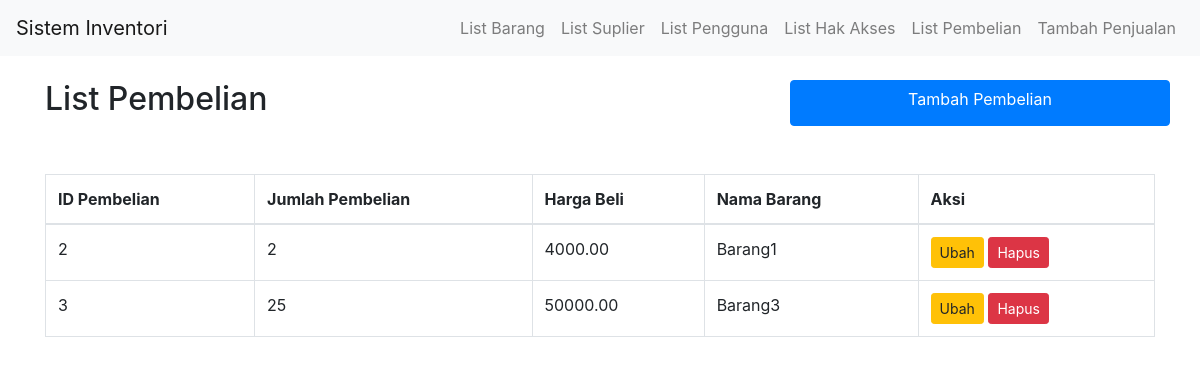
The app's page /list_pembelian.php with its own data.
### tables this page shows
CREATE TABLE `pembelian` (
  `idpembelian` int(11) NOT NULL,
  `jumlahpembelian` int(11) DEFAULT NULL,
  `hargabeli` decimal(10,2) DEFAULT NULL,
  `idbarang` int(11) DEFAULT NULL,
  `idpengguna` int(11) DEFAULT NULL
);

CREATE TABLE `barang` (
  `idbarang` int(11) NOT NULL,
  `namabarang` varchar(255) DEFAULT NULL,
  `satuan` varchar(50) DEFAULT NULL,
  `idsuplier` int(11) DEFAULT NULL,
  `idpengguna` int(11) DEFAULT NULL
);

### controller/PembelianController.php (called while the page is built, shortened)
<?php
include_once 'class/Pembelian.php';
class PembelianController
{
    private $pembelian;
    public function __construct($conn)
    {
        $this->pembelian = new Pembelian($conn);
    }
    public function ambilSemuaPembelian()
    {
        return $this->pembelian->ambilSemuaPembelian();
    }
}

### class/Pembelian.php (called while the page is built, shortened)
<?php
class Pembelian
{
    private $conn;
    public function __construct($conn)
    {
        $this->conn = $conn;
    }
    public function ambilSemuaPembelian()
    {
        $sql = "SELECT pembelian.*, barang.namabarang FROM pembelian
                LEFT JOIN barang ON pembelian.idbarang = barang.idbarang";
        return $this->conn->query($sql);
    }
}

### list_pembelian.php (the view, shortened to what this page needs)
<?php
include 'controller/PembelianController.php';
include 'koneksi.php';
$pembelianController = new PembelianController($conn);
$pembelian = $pembelianController->ambilSemuaPembelian();
?>
<!DOCTYPE html>
<html lang="en">
<head>
    <link rel="stylesheet" href="https://stackpath.bootstrapcdn.com/bootstrap/4.3.1/css/bootstrap.min.css">
</head>
<body>
    <nav class="navbar navbar-expand-lg navbar-light bg-light">
        <a class="navbar-brand" href="index.php">Sistem Inventori</a>
        <div class="collapse navbar-collapse" id="navbarNav">
            <ul class="navbar-nav ml-auto">
                <li class="nav-item">
                    <a class="nav-link" href="list_barang.php">List Barang</a>
                </li>
                <li class="nav-item">
                    <a class="nav-link" href="list_suplier.php">List Suplier</a>
                </li>
                <li class="nav-item">
                    <a class="nav-link" href="pengguna.php">List Pengguna</a>
                </li>
                <li class="nav-item">
                    <a class="nav-link" href="hakakses.php">List Hak Akses</a>
                </li>
                <li class="nav-item">
                    <a class="nav-link" href="list_pembelian.php">List Pembelian</a>
                </li>
                <li class="nav-item">
                    <a class="nav-link" href="tambah_penjualan.php">Tambah Penjualan</a>
                </li>
            </ul>
        </div>
    </nav>
    <div class="container mt-4">
        <div class="row mb-5">
            <h2 class="col">List Pembelian</h2>
            <a href="tambah_pembelian.php" class="btn btn-primary col-md-4" name="tambah">Tambah Pembelian</a>
        </div>
        <table class="table table-bordered">
            <thead>
                <tr>
                    <th>ID Pembelian</th>
                    <th>Jumlah Pembelian</th>
                    <th>Harga Beli</th>
                    <th>Nama Barang</th>
                    <th>Aksi</th>
                </tr>
            </thead>
            <tbody>
                <?php
                while ($row = $pembelian->fetch_assoc()) {
                    echo "<tr>";
                    echo "<td>" . $row['idpembelian'] . "</td>";
                    echo "<td>" . $row['jumlahpembelian'] . "</td>";
                    echo "<td>" . $row['hargabeli'] . "</td>";
                    echo "<td>" . $row['namabarang'] . "</td>";
                    echo "<td>
                        <a href='update_pembelian.php?idpembelian=" . $row['idpembelian'] . "' class='btn btn-warning btn-sm'>Ubah</a>
                        <form method='post' action='" . htmlspecialchars($_SERVER["PHP_SELF"]) . "' style='display: inline-block;'>
                            <input type='hidden' name='idpembelian' value='" . $row['idpembelian'] . "'>
                            <button type='submit' class='btn btn-danger btn-sm' name='hapus' onclick=\"return confirm('Anda yakin ingin menghapus pembelian ini?');\">Hapus</button>
                        </form>
                      </td>";
                    echo "</tr>";
                }
                ?>
            </tbody>
        </table>
    </div>
</body>
</html>

### records on screen
pembelian: idpembelian "2", jumlahpembelian "2", hargabeli "4000.00", idbarang.namabarang "Barang1"
pembelian: idpembelian "3", jumlahpembelian "25", hargabeli "50000.00", idbarang.namabarang "Barang3"
